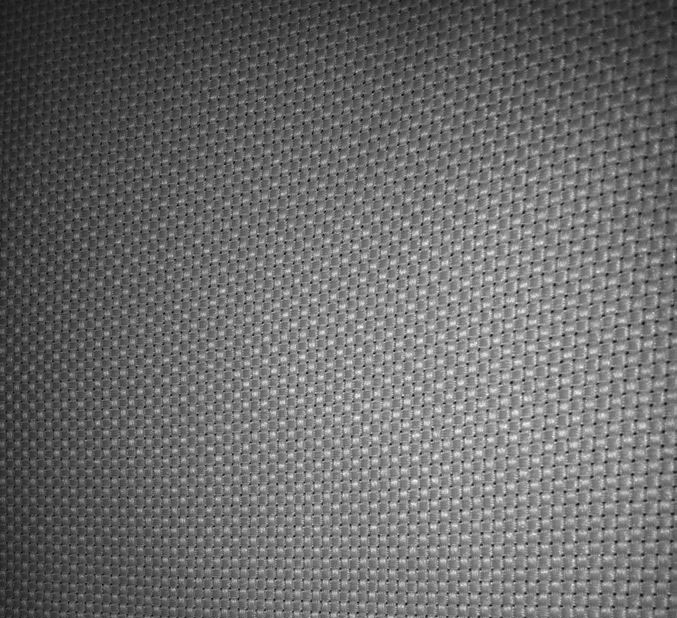
//> input picture trunk/cvtest/7newsample.jpg, 677 x 618 px
$ ./testHoughCircles   (built with g++ and OpenCV 4, the #if around main switched on)
//> lines starting //> are read from the running program, lines starting //| are printed output that depends on the picture
#include <cv.h>
#include <highgui.h>
#include <math.h>
#if 0
int main(int argc, char** argv) {
	cvNamedWindow("image");
	IplImage * src = cvLoadImage("../cvtest/7newsample.jpg", 0);
//> src is the input picture: 618 rows x 677 cols, CV_8UC1; min 0, max 252, mean 107

	IplImage * temp = cvCreateImage(cvGetSize(src), 8,1);
	IplImage * img=cvCreateImage(cvGetSize(src), 8, 1);
	cvCopyImage(src,temp);
	cvCopyImage(src, img);
	cvSmooth(img,img);
	IplConvKernel *element = 0; //定义形态学结构指针
	element = cvCreateStructuringElementEx(3,3, 1, 1, CV_SHAPE_ELLIPSE, 0);//3,5,7
	cvErode( src, src, element);
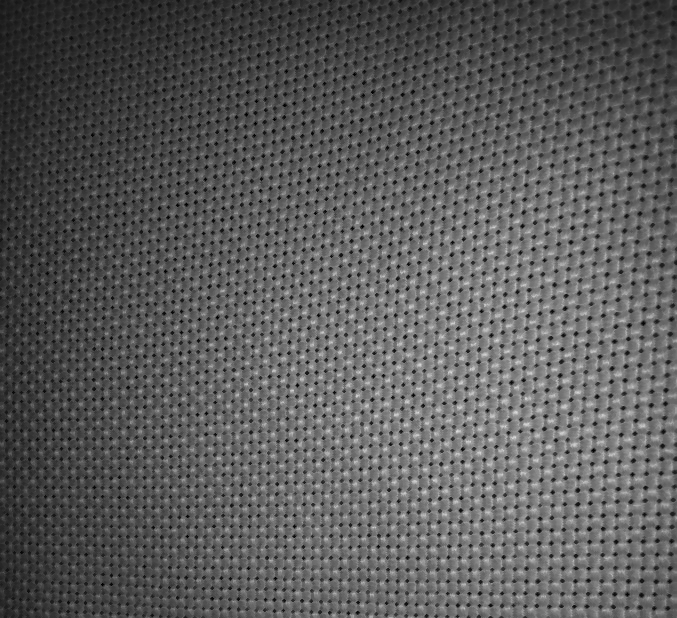
//> src: 618 rows x 677 cols, CV_8UC1; min 0, max 220, mean 91.2
	//形态梯度
	cvMorphologyEx(
		src,
		img,
		img,
		element,//NULL, //default 3*3
		CV_MOP_GRADIENT,
		1);
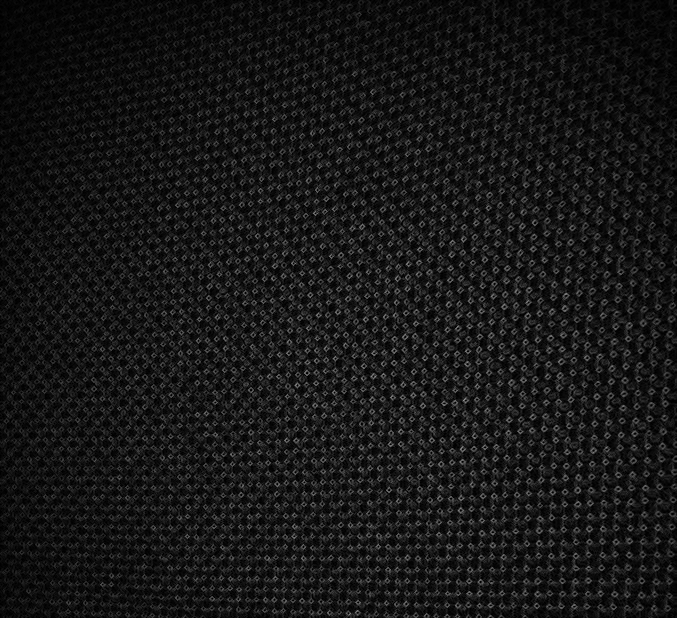
//> img: 618 rows x 677 cols, CV_8UC1; min 0, max 147, mean 22.8

	cvShowImage("image", img);
	cvWaitKey(0);
	IplImage* image=img; //= cvLoadImage( 		"../cvtest/7newsample.jpg",		CV_LOAD_IMAGE_GRAYSCALE		);
	IplImage* src2 =img;//= cvLoadImage( "../cvtest/7newsample.jpg"); //Changed for prettier show in color
	CvMemStorage* storage = cvCreateMemStorage(0);
	cvSmooth(image, image, CV_GAUSSIAN, 5, 5 );
	CvSeq* results = cvHoughCircles(
		image,
		storage,
		CV_HOUGH_GRADIENT,
		4,
		image->width/10
		);
//> results = 66 circles (x, y, radius), first 12: [674, 94, 458.8], [46, 70, 476.4], [14, 206, 348.8], [106, 22, 419.2], [510, 338, 107.6], [350, 14, 296], [174, 46, 309.2], [38, 394, 244], [578, 14, 357.6], [10, 6, 458.8], [262, 30, 269.6], [50, 146, 318]
	for( int i = 0; i < results->total; i++ ) {
		float* p = (float*) cvGetSeqElem( results, i );
		CvPoint pt = cvPoint( cvRound( p[0] ), cvRound( p[1] ) );
		cvCircle(
			src2,
			pt,
			cvRound( p[2] ),
			CV_RGB(0xff,0,0)
			);
	}
//> this loop made 66 passes
//> pt on passes 1 to 12: Point(674, 94), Point(46, 70), Point(14, 206), Point(106, 22), Point(510, 338), Point(350, 14), Point(174, 46), Point(38, 394), Point(578, 14), Point(10, 6), Point(262, 30), Point(50, 146)
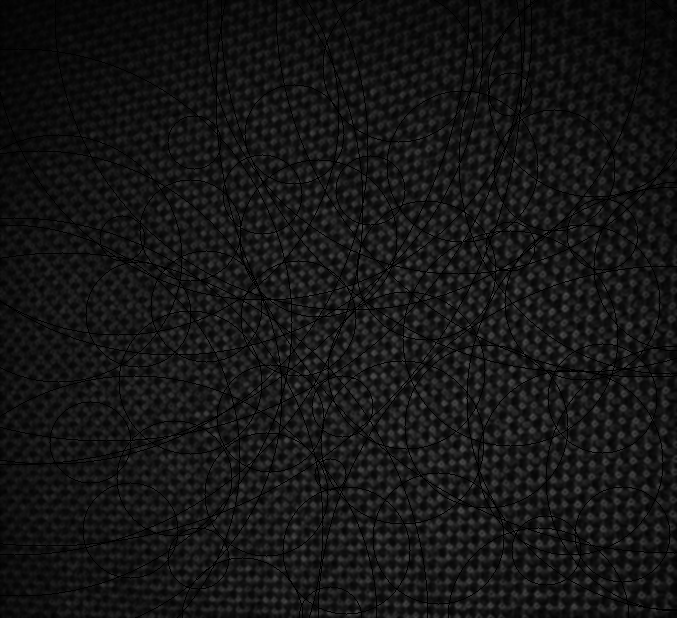
//> image: 618 rows x 677 cols, CV_8UC1; min 0, max 81, mean 21.2
	cvNamedWindow( "cvHoughCircles", 1 );
	cvShowImage( "cvHoughCircles", src2);
	cvWaitKey(0);
}

#endif

$ run again, with trunk/cvtest/3newsample.jpg copied over trunk/cvtest/7newsample.jpg
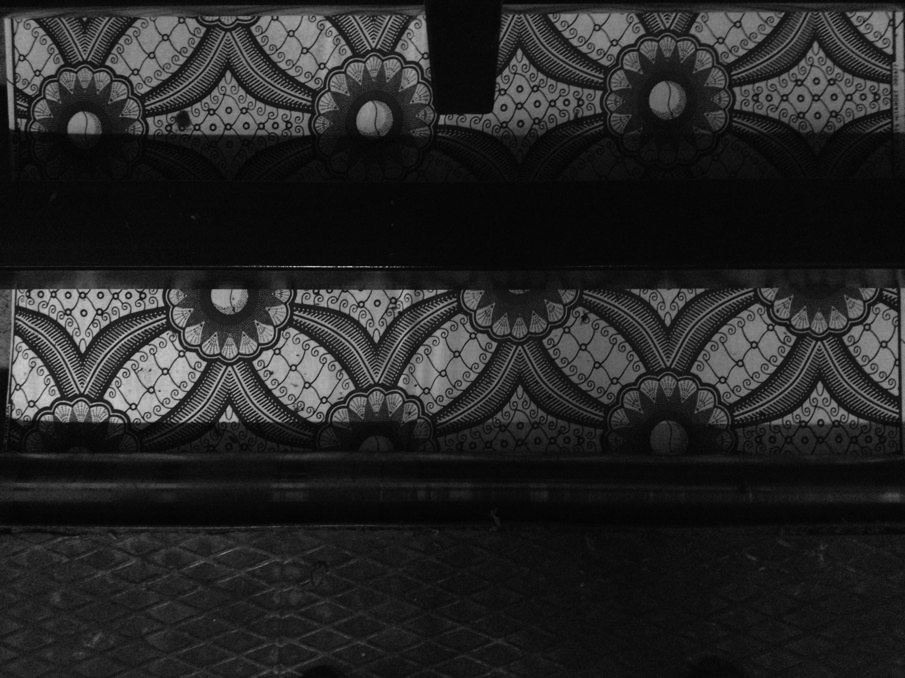
//> input picture trunk/cvtest/3newsample.jpg, 905 x 678 px
//> src is the input picture: 678 rows x 905 cols, CV_8UC1; min 0, max 212, mean 39.1
//> `cvMorphologyEx( src, img, img, element, CV_MOP_GRADIENT, 1);`:
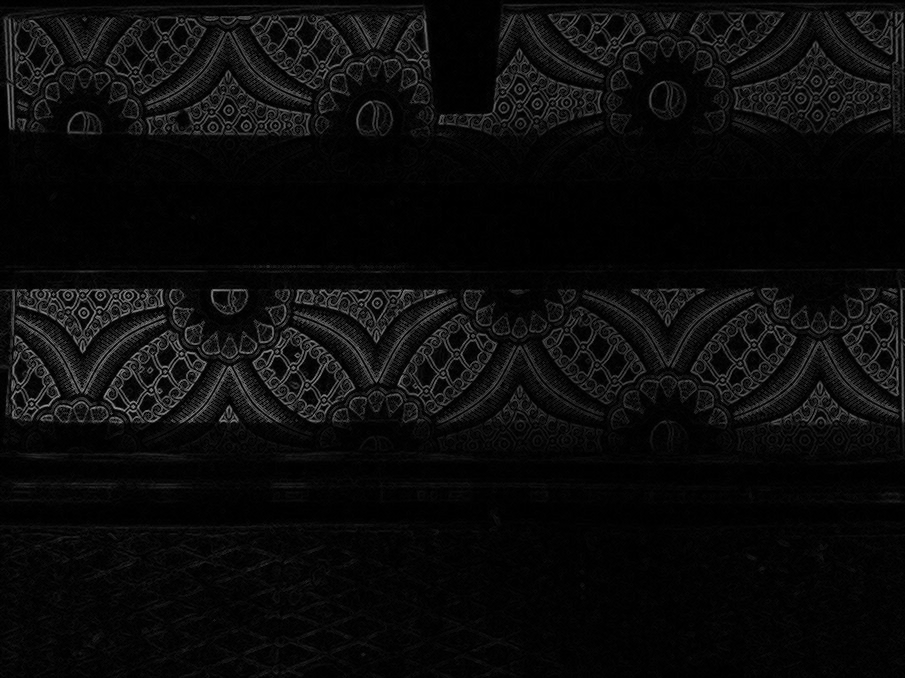
//> img: 678 rows x 905 cols, CV_8UC1; min 0, max 156, mean 11.5
//> results = 57 circles (x, y, radius), first 12: [202, 214, 197.6], [298, 214, 194], [646, 238, 202], [466, 214, 201.6], [366, 154, 238], [562, 146, 255.6], [106, 222, 193.2], [434, 678, 390], [750, 206, 190.8], [302, 662, 368], [382, 250, 179.2], [850, 678, 664.8]
//> the loop `for( int i = 0; i < results->total; i++ )` made 57 passes
//> pt on passes 1 to 8: Point(202, 214), Point(298, 214), Point(646, 238), Point(466, 214), Point(366, 154), Point(562, 146), Point(106, 222), Point(434, 678)
//> after the loop `for( int i = 0; i < results->total; i++ )`:
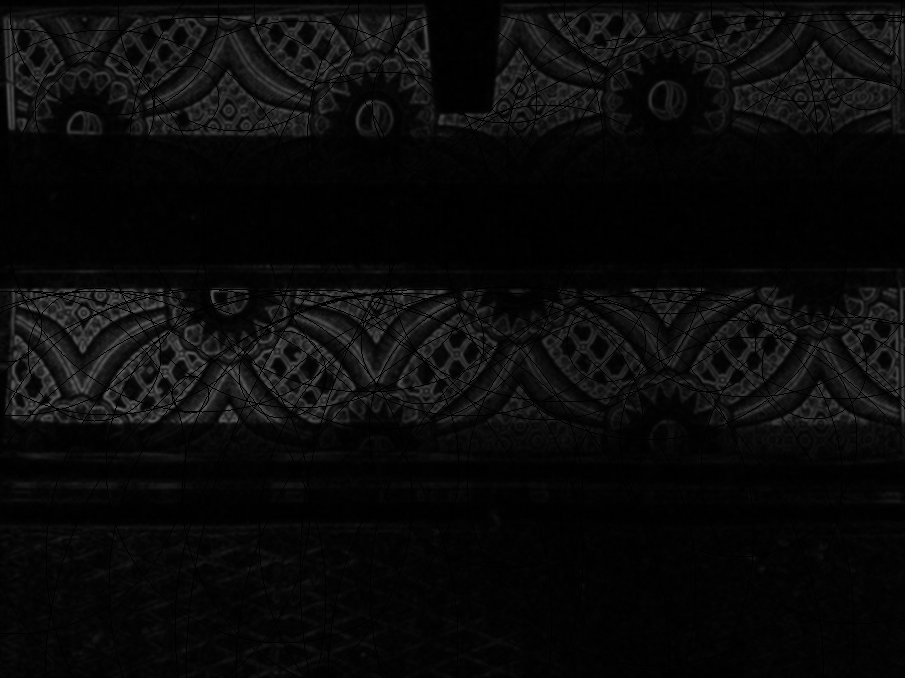
//> image: 678 rows x 905 cols, CV_8UC1; min 0, max 98, mean 10.4

$ run again, with trunk/cvtest/5newsample.jpg copied over trunk/cvtest/7newsample.jpg
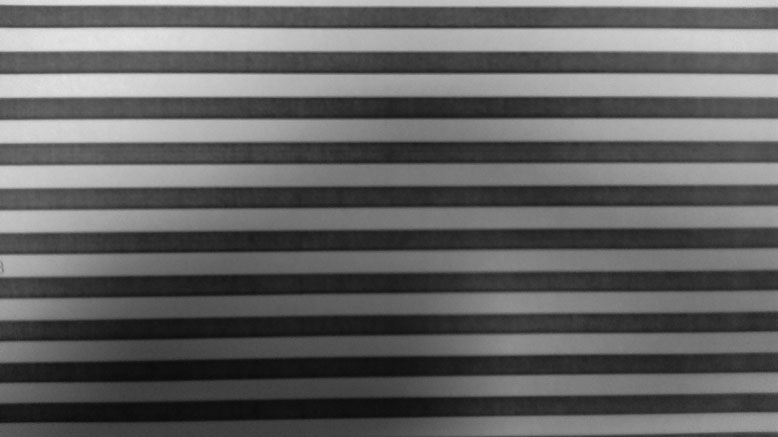
//> input picture trunk/cvtest/5newsample.jpg, 778 x 437 px
//> src is the input picture: 437 rows x 778 cols, CV_8UC1; min 10, max 229, mean 97.4
//> `cvMorphologyEx( src, img, img, element, CV_MOP_GRADIENT, 1);`:
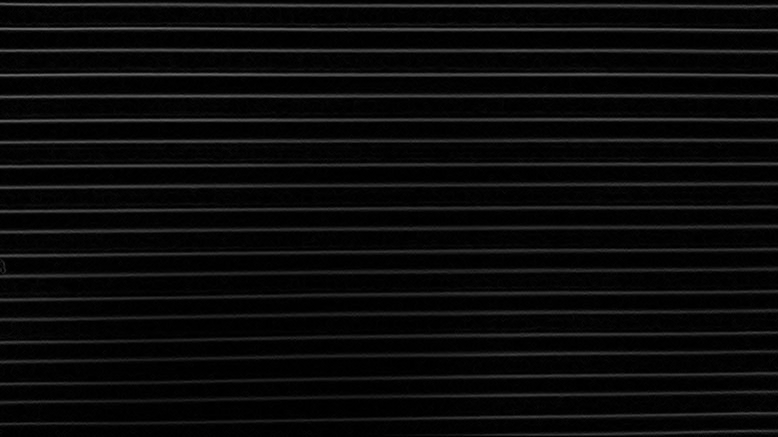
//> img: 437 rows x 778 cols, CV_8UC1; min 0, max 113, mean 10.3
//> results = 17 circles (x, y, radius), first 12: [454, 202, 196], [554, 286, 149.6], [618, 190, 143.2], [382, 278, 140], [170, 238, 120.4], [590, 382, 51.6], [382, 106, 34.8], [206, 154, 34.4], [658, 106, 33.6], [454, 438, 64], [238, 282, 32.4], [270, 58, 37.6]
//> the loop `for( int i = 0; i < results->total; i++ )` made 17 passes
//> pt on passes 1 to 8: Point(454, 202), Point(554, 286), Point(618, 190), Point(382, 278), Point(170, 238), Point(590, 382), Point(382, 106), Point(206, 154)
//> after the loop `for( int i = 0; i < results->total; i++ )`:
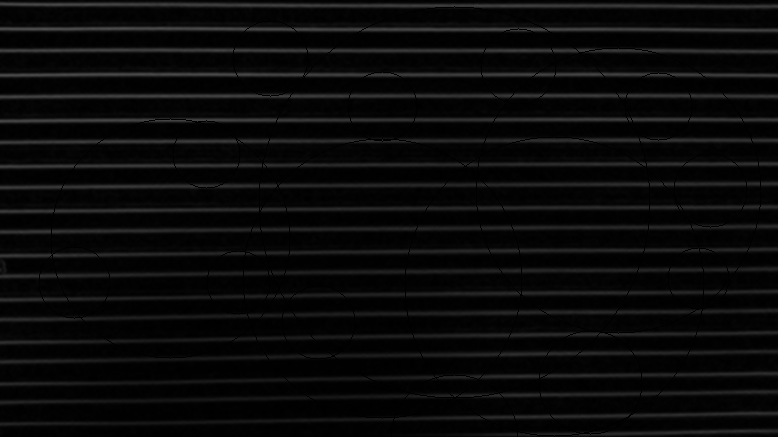
//> image: 437 rows x 778 cols, CV_8UC1; min 0, max 77, mean 10
